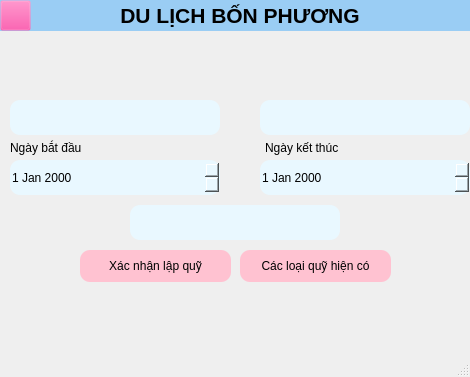
<?xml version="1.0" encoding="UTF-8"?>
<ui version="4.0">
 <class>DuLichBonPhuong</class>
 <widget class="QMainWindow" name="DuLichBonPhuong">
  <property name="geometry">
   <rect>
    <x>0</x>
    <y>0</y>
    <width>470</width>
    <height>377</height>
   </rect>
  </property>
  <property name="windowTitle">
   <string>Muc_tieu_tai_chinh_DuLichBonPhuong</string>
  </property>
  <widget class="QWidget" name="centralwidget">
   <widget class="QLineEdit" name="txtSoTienMucTieu">
    <property name="geometry">
     <rect>
      <x>260</x>
      <y>100</y>
      <width>210</width>
      <height>35</height>
     </rect>
    </property>
    <property name="styleSheet">
     <string notr="true">border-radius:10px;
background-color:#e9f8ff
</string>
    </property>
   </widget>
   <widget class="QLabel" name="label_4">
    <property name="geometry">
     <rect>
      <x>265</x>
      <y>140</y>
      <width>111</width>
      <height>16</height>
     </rect>
    </property>
    <property name="text">
     <string>Ngày kết thúc</string>
    </property>
   </widget>
   <widget class="QLabel" name="label_3">
    <property name="geometry">
     <rect>
      <x>10</x>
      <y>140</y>
      <width>141</width>
      <height>16</height>
     </rect>
    </property>
    <property name="text">
     <string>Ngày bắt đầu </string>
    </property>
   </widget>
   <widget class="QLineEdit" name="txtSoTienCanGop">
    <property name="geometry">
     <rect>
      <x>130</x>
      <y>205</y>
      <width>210</width>
      <height>35</height>
     </rect>
    </property>
    <property name="styleSheet">
     <string notr="true">border-radius:10px;
background-color:#e9f8ff
</string>
    </property>
   </widget>
   <widget class="QDateEdit" name="txtNgayKetThuc">
    <property name="geometry">
     <rect>
      <x>260</x>
      <y>160</y>
      <width>210</width>
      <height>35</height>
     </rect>
    </property>
    <property name="styleSheet">
     <string notr="true">background-color:#e9f8ff;
border-radius:10px</string>
    </property>
   </widget>
   <widget class="QLabel" name="label">
    <property name="geometry">
     <rect>
      <x>0</x>
      <y>0</y>
      <width>480</width>
      <height>31</height>
     </rect>
    </property>
    <property name="font">
     <font>
      <pointsize>16</pointsize>
      <weight>75</weight>
      <bold>true</bold>
     </font>
    </property>
    <property name="styleSheet">
     <string notr="true">background-color: rgb(154, 205, 244);</string>
    </property>
    <property name="text">
     <string>DU LỊCH BỐN PHƯƠNG</string>
    </property>
    <property name="alignment">
     <set>Qt::AlignCenter</set>
    </property>
   </widget>
   <widget class="QDateEdit" name="txtNgayBatDau">
    <property name="geometry">
     <rect>
      <x>10</x>
      <y>160</y>
      <width>210</width>
      <height>35</height>
     </rect>
    </property>
    <property name="styleSheet">
     <string notr="true">background-color:#e9f8ff;
border-radius:10px</string>
    </property>
   </widget>
   <widget class="QPushButton" name="btnXacNhan">
    <property name="geometry">
     <rect>
      <x>80</x>
      <y>250</y>
      <width>151</width>
      <height>32</height>
     </rect>
    </property>
    <property name="styleSheet">
     <string notr="true">background-color: rgb(255, 194, 209);
border-radius:10px</string>
    </property>
    <property name="text">
     <string>Xác nhận lập quỹ</string>
    </property>
   </widget>
   <widget class="QPushButton" name="btnQuayLai">
    <property name="geometry">
     <rect>
      <x>0</x>
      <y>0</y>
      <width>31</width>
      <height>31</height>
     </rect>
    </property>
    <property name="styleSheet">
     <string notr="true">background-color: rgba(245, 40, 145, 0);</string>
    </property>
    <property name="text">
     <string/>
    </property>
    <property name="icon">
     <iconset>
      <normaloff>../ic_arrow.png</normaloff>../ic_arrow.png</iconset>
    </property>
   </widget>
   <widget class="QLineEdit" name="txtTenQuy">
    <property name="geometry">
     <rect>
      <x>10</x>
      <y>100</y>
      <width>210</width>
      <height>35</height>
     </rect>
    </property>
    <property name="styleSheet">
     <string notr="true">border-radius:10px;
background-color: #e9f8ff</string>
    </property>
   </widget>
   <widget class="QLabel" name="label_2">
    <property name="geometry">
     <rect>
      <x>10</x>
      <y>40</y>
      <width>461</width>
      <height>51</height>
     </rect>
    </property>
    <property name="styleSheet">
     <string notr="true">border-radius: 10px</string>
    </property>
    <property name="text">
     <string/>
    </property>
    <property name="pixmap">
     <pixmap>../ic_nen1.png</pixmap>
    </property>
   </widget>
   <widget class="QPushButton" name="btnXemLai">
    <property name="geometry">
     <rect>
      <x>240</x>
      <y>250</y>
      <width>151</width>
      <height>32</height>
     </rect>
    </property>
    <property name="styleSheet">
     <string notr="true">background-color: rgb(255, 194, 209);
border-radius:10px</string>
    </property>
    <property name="text">
     <string>Các loại quỹ hiện có</string>
    </property>
   </widget>
  </widget>
  <widget class="QMenuBar" name="menubar">
   <property name="geometry">
    <rect>
     <x>0</x>
     <y>0</y>
     <width>470</width>
     <height>24</height>
    </rect>
   </property>
  </widget>
  <widget class="QStatusBar" name="statusbar"/>
 </widget>
 <resources/>
 <connections/>
</ui>
